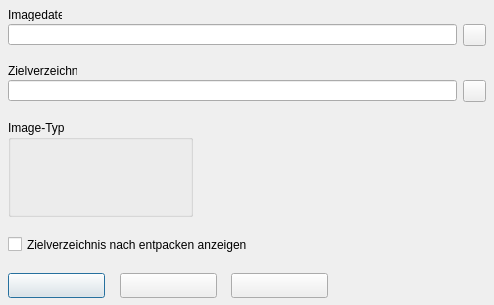
<?xml version="1.0" encoding="UTF-8"?>
<ui version="4.0">
  <class>ExpandImageForm</class>
  <widget class="QDialog" name="ExpandImageForm">
    <property name="geometry"><rect><x>0</x><y>0</y><width>494</width><height>305</height></rect></property>
    <property name="windowTitle"><string>ExpandImageForm</string></property>
    <property name="vclBorderStyle" stdset="0"><string notr="true">bsDialog</string></property>
    <property name="vclPosition" stdset="0"><string notr="true">poOwnerFormCenter</string></property>
    <property name="vclKeyPreview" stdset="0"><bool>true</bool></property>
    <property name="vclDesignWidth" stdset="0"><number>494</number></property>
    <property name="vclDesignHeight" stdset="0"><number>305</number></property>
    <widget class="QToolButton" name="FileNameButton">
      <property name="geometry"><rect><x>463</x><y>24</y><width>23</width><height>22</height></rect></property>
      <property name="icon"><iconset resource="../../resources/dfend.qrc"><normaloff>:/glyphs/92d9d1a333bceee3.png</normaloff></iconset></property>
      <property name="iconSize"><size><width>16</width><height>16</height></size></property>
    </widget>
    <widget class="QToolButton" name="FolderButton">
      <property name="geometry"><rect><x>463</x><y>80</y><width>23</width><height>22</height></rect></property>
      <property name="tag" stdset="0"><number>1</number></property>
      <property name="icon"><iconset resource="../../resources/dfend.qrc"><normaloff>:/glyphs/f94df2c8efcaad41.png</normaloff></iconset></property>
      <property name="iconSize"><size><width>16</width><height>16</height></size></property>
    </widget>
    <widget class="QPushButton" name="OKButton">
      <property name="geometry"><rect><x>8</x><y>273</y><width>97</width><height>25</height></rect></property>
      <property name="text"><string></string></property>
      <property name="autoDefault"><bool>false</bool></property>
      <property name="vclKind" stdset="0"><string notr="true">bkOK</string></property>
      <property name="default"><bool>true</bool></property>
      <property name="vclModalResult" stdset="0"><string notr="true">mrOk</string></property>
      <property name="vclOnClick" stdset="0"><string notr="true">OKButtonClick</string></property>
    </widget>
    <widget class="QPushButton" name="CancelButton">
      <property name="geometry"><rect><x>120</x><y>273</y><width>97</width><height>25</height></rect></property>
      <property name="text"><string></string></property>
      <property name="autoDefault"><bool>false</bool></property>
      <property name="vclKind" stdset="0"><string notr="true">bkCancel</string></property>
      <property name="vclCancel" stdset="0"><bool>true</bool></property>
      <property name="vclModalResult" stdset="0"><string notr="true">mrCancel</string></property>
    </widget>
    <widget class="QLineEdit" name="FileNameEdit">
      <property name="geometry"><rect><x>8</x><y>24</y><width>449</width><height>21</height></rect></property>
    </widget>
    <widget class="QLabel" name="FileNameEdit_EditLabel">
      <property name="geometry"><rect><x>8</x><y>8</y><width>54</width><height>13</height></rect></property>
      <property name="text"><string>Imagedatei</string></property>
      <property name="textFormat"><enum>Qt::PlainText</enum></property>
      <property name="vclAutoSize" stdset="0"><bool>true</bool></property>
      <property name="vclFocusControl" stdset="0"><string notr="true">FileNameEdit</string></property>
      <property name="vclLabeledEditOf" stdset="0"><string notr="true">FileNameEdit</string></property>
    </widget>
    <widget class="QLineEdit" name="FolderEdit">
      <property name="geometry"><rect><x>8</x><y>80</y><width>449</width><height>21</height></rect></property>
    </widget>
    <widget class="QLabel" name="FolderEdit_EditLabel">
      <property name="geometry"><rect><x>8</x><y>64</y><width>69</width><height>13</height></rect></property>
      <property name="text"><string>Zielverzeichnis</string></property>
      <property name="textFormat"><enum>Qt::PlainText</enum></property>
      <property name="vclAutoSize" stdset="0"><bool>true</bool></property>
      <property name="vclFocusControl" stdset="0"><string notr="true">FolderEdit</string></property>
      <property name="vclLabeledEditOf" stdset="0"><string notr="true">FolderEdit</string></property>
    </widget>
    <widget class="QCheckBox" name="OpenFolderCheckBox">
      <property name="geometry"><rect><x>8</x><y>236</y><width>478</width><height>17</height></rect></property>
      <property name="text"><string>Zielverzeichnis nach entpacken anzeigen</string></property>
    </widget>
    <widget class="TRadioGroupWidget" name="ImageTypeRadioGroup">
      <property name="geometry"><rect><x>8</x><y>120</y><width>185</width><height>97</height></rect></property>
      <property name="title"><string>Image-Typ</string></property>
      <property name="items" stdset="0">
        <stringlist notr="true">
          <string>Disketten-Image</string>
          <string>Festplatten-Image</string>
          <string>ISO-Image</string>
        </stringlist>
      </property>
    </widget>
    <widget class="QPushButton" name="HelpButton">
      <property name="geometry"><rect><x>231</x><y>273</y><width>97</width><height>25</height></rect></property>
      <property name="text"><string></string></property>
      <property name="autoDefault"><bool>false</bool></property>
      <property name="vclKind" stdset="0"><string notr="true">bkHelp</string></property>
      <property name="vclOnClick" stdset="0"><string notr="true">HelpButtonClick</string></property>
    </widget>
  </widget>
  <customwidgets>
    <customwidget>
      <class>TRadioGroupWidget</class>
      <extends>QGroupBox</extends>
      <header>VclWidgets.h</header>
    </customwidget>
  </customwidgets>
  <tabstops>
    <tabstop>FileNameEdit</tabstop>
    <tabstop>FolderEdit</tabstop>
    <tabstop>OpenFolderCheckBox</tabstop>
    <tabstop>OKButton</tabstop>
    <tabstop>CancelButton</tabstop>
    <tabstop>HelpButton</tabstop>
  </tabstops>
  <resources><include location="../../resources/dfend.qrc"/></resources>
  <connections/>
</ui>
